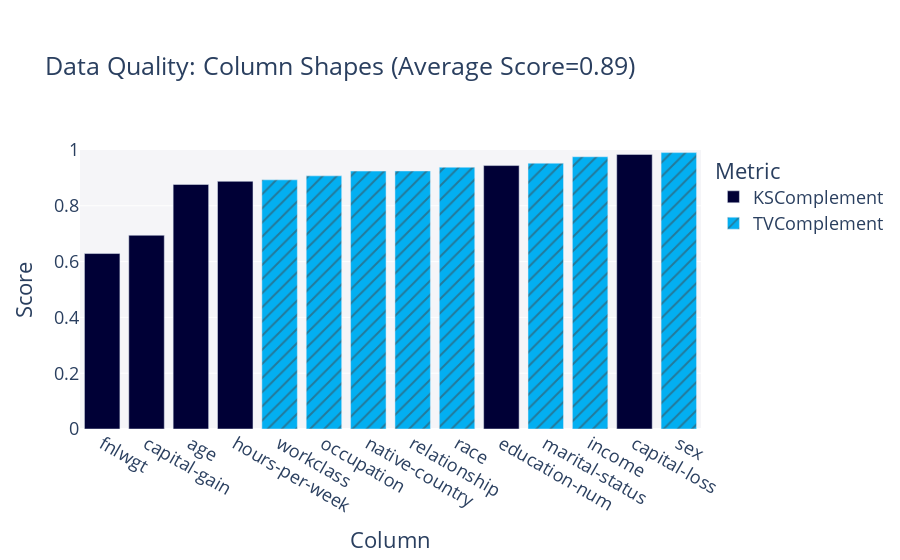

This figure's notebook cell:
### Code cell
quality_report.get_visualization(property_name='Column Shapes').show(renderer="vscode")

### Figure 1 — Plotly figure (JSON) as saved in the notebook; plotly's stock layout.template omitted (floating-point values rounded to 4 significant figures)
{"data": [{"alignmentgroup": "True", "customdata": [["KSComplement"], ["KSComplement"], ["KSComplement"], ["KSComplement"], ["KSComplement"], ["KSComplement"]], "hovertemplate": "<b>%{hovertext}</b><br><br>Metric=%{customdata[0]}<br>Score=%{y}<extra></extra>", "hovertext": ["age", "fnlwgt", "education-num", "capital-gain", "capital-loss", "hours-per-week"], "legendgroup": "KSComplement", "marker": {"color": "#000036", "pattern": {"shape": ""}}, "name": "KSComplement", "offsetgroup": "KSComplement", "orientation": "v", "showlegend": true, "textposition": "auto", "type": "bar", "x": ["age", "fnlwgt", "education-num", "capital-gain", "capital-loss", "hours-per-week"], "xaxis": "x", "y": [0.8765, 0.6289, 0.9442, 0.6943, 0.9843, 0.8877], "yaxis": "y"}, {"alignmentgroup": "True", "customdata": [["TVComplement"], ["TVComplement"], ["TVComplement"], ["TVComplement"], ["TVComplement"], ["TVComplement"], ["TVComplement"], ["TVComplement"]], "hovertemplate": "<b>%{hovertext}</b><br><br>Metric=%{customdata[0]}<br>Score=%{y}<extra></extra>", "hovertext": ["workclass", "marital-status", "occupation", "relationship", "race", "sex", "native-country", "income"], "legendgroup": "TVComplement", "marker": {"color": "#03AFF1", "pattern": {"shape": "/"}}, "name": "TVComplement", "offsetgroup": "TVComplement", "orientation": "v", "showlegend": true, "textposition": "auto", "type": "bar", "x": ["workclass", "marital-status", "occupation", "relationship", "race", "sex", "native-country", "income"], "xaxis": "x", "y": [0.8931, 0.9528, 0.9073, 0.9248, 0.9383, 0.9906, 0.9244, 0.9758], "yaxis": "y"}], "layout": {"barmode": "relative", "font": {"size": 18}, "legend": {"title": {"text": "Metric"}, "tracegroupgap": 0}, "margin": {"t": 150}, "plot_bgcolor": "#F5F5F8", "title": {"text": "Data Quality: Column Shapes (Average Score=0.89)"}, "xaxis": {"anchor": "y", "categoryorder": "total ascending", "domain": [0, 1], "title": {"text": "Column"}}, "yaxis": {"anchor": "x", "domain": [0, 1], "range": [0, 1], "title": {"text": "Score"}}}}
